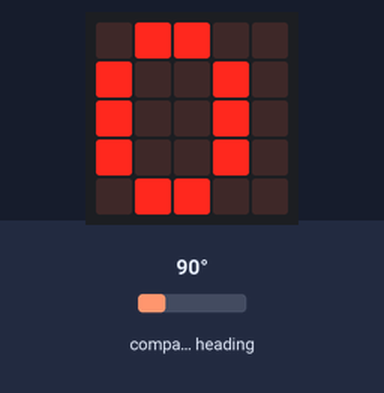
Bench run of a program on a simulated BBC micro:bit (MakeCode). Shown: the board's 5×5 LED display. The inputs (shaded band) are chosen by the test bench; at power-on: compass heading 90°. The compass is already calibrated.

Above: at 1.2 s.
1.3 s: compass heading set to 48°
2.8 s: compass heading set to 41°
At 3.6 s:
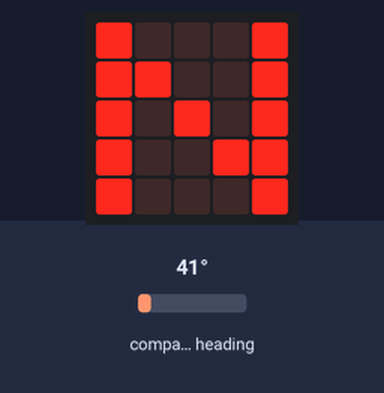
4.5 s: compass heading set to 180°
At 5.0 s:
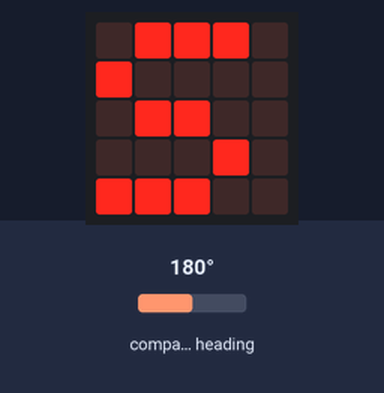
6.1 s: compass heading set to 218°
7.6 s: compass heading set to 228°
At 8.9 s:
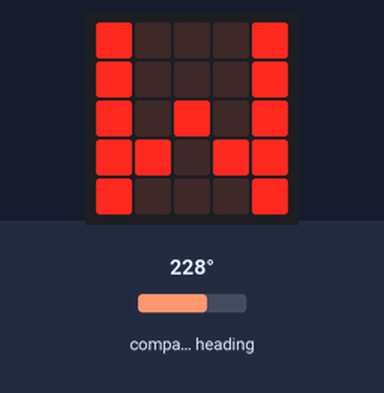
9.2 s: compass heading set to 7°
At 10.5 s:
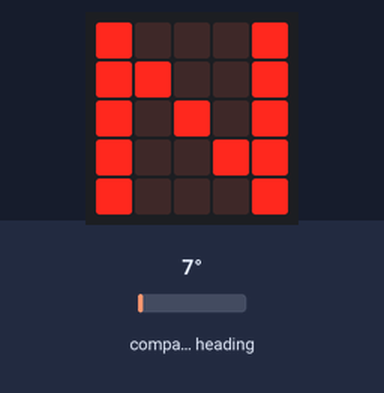
Timing chart, 0 to 11.7 s (numbered marks = the images above; inputs shaded):
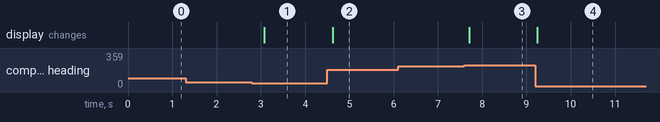

Measured:
- the behaviour switches between 45 and 44° on compass heading (found by bisection; images 0 and 1)
- the behaviour switches between 224 and 225° on compass heading (found by bisection; images 2 and 3)
- after the input at 1.3 s, every drawn part: stays the same
- after the input at 2.8 s, the display: changes after 0.28 s (image 1)
- after the input at 4.5 s, the display: changes after 0.12 s (image 2)
- after the input at 6.1 s, every drawn part: stays the same
- after the input at 7.6 s, the display: changes after 0.10 s (image 3)
- after the input at 9.2 s, the display: changes at once (image 4)

The program:

main.ts
```typescript
let x = 0
basic.forever(function () {
    x = input.compassHeading()
    if (x > 315 || x < 45) {
        basic.showString("N")
    } else if (x < 135) {
        basic.showString("O")
    } else if (x < 225) {
        basic.showString("S")
    } else {
        basic.showString("W")
    }
})
```

test.ts
```typescript
// Hier kann man Tests durchführen; diese Datei wird nicht kompiliert, wenn dieses Paket als Erweiterung verwendet wird.
```
